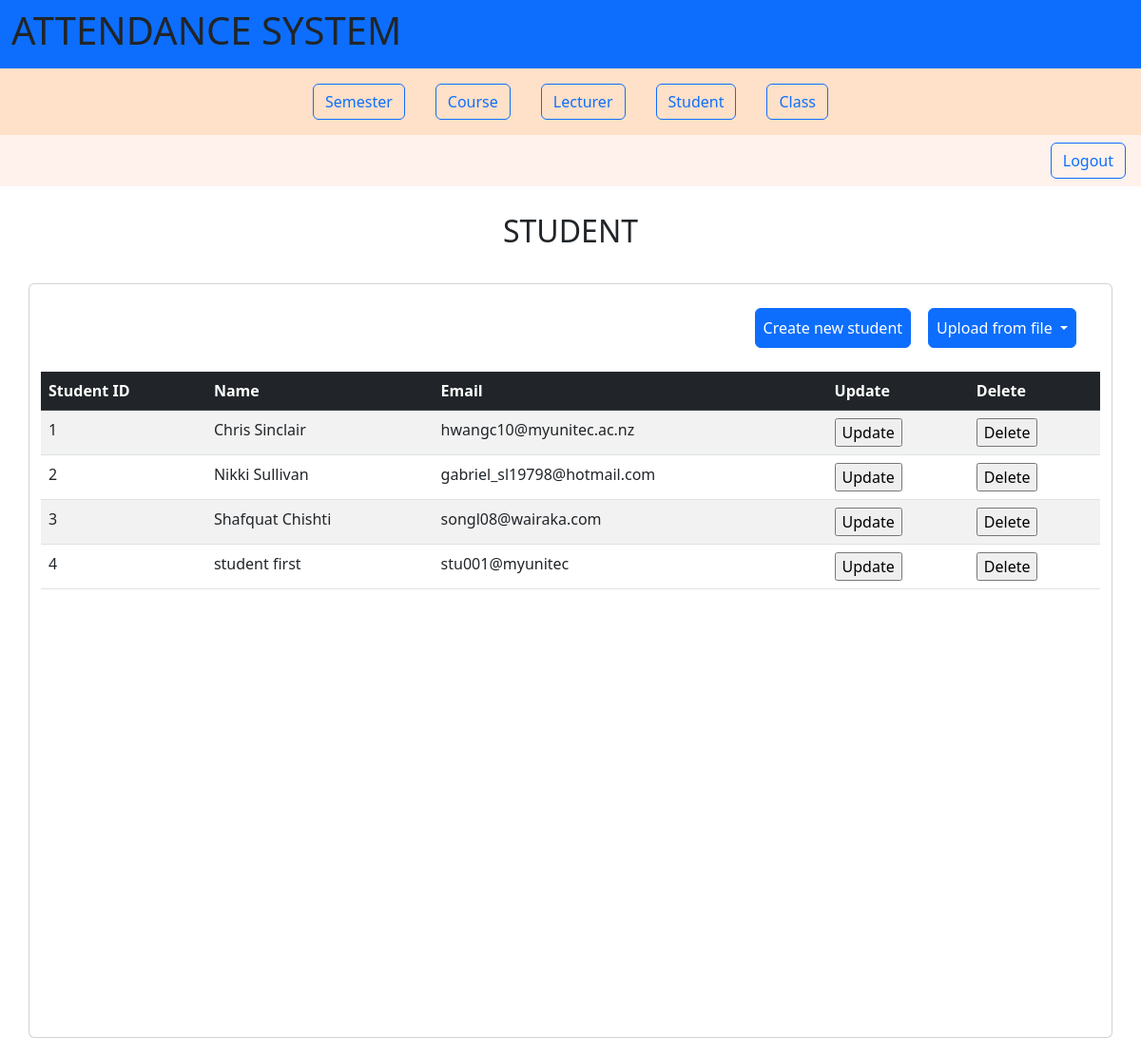
The app's page /student/ (signed in) with its own data.
### attendance/models.py (models this page shows, shortened)
class Student(models.Model):
    student_id = models.AutoField(primary_key=True)
    DDOB = models.DateField(blank=True, null=True)
    user = models.OneToOneField(User, on_delete=models.CASCADE, related_name='student_user')

### attendance/views.py (the view)
# urls.py: path('student/', studentList.as_view(), name='student_list'),
class studentList(ListView):
    model = Student
    template_name = 'student_list.html'

### attendance/templates/student_list.html (shortened to what this page needs)
{% extends "base.html" %}
{% block content %}
    {% if user.is_superuser %}
    <section class="mt-2 p-3 d-flex justify-content-center pb-4">
        <div class="col-0  m-1">
            <h2>STUDENT</h2>
        </div>
    </section>
    <div class="card container">
        <div class=" col-0 align-self-end m-3">
            <table><tr>
                <td><div>
                    <form action="{% url 'student_create' %}">
                        <input type="submit" value="Create new student" class="p-2 m-2 btn btn-primary dropdown-toggle">
                    </form>
                </div></td>
                <td>
                    <div class="col-md-12 d-flex justify-content-center">
						<div class="btn-group">
						  <button type="button" class="p-2 m-2 btn btn-primary dropdown-toggle" data-toggle="dropdown" aria-haspopup="true" aria-expanded="false">
						    Upload from file
						  </button>
						</div>
                    </div>
                </td>
            </tr></table>
        </div>
        <div class="table-responsive table-scroll" data-mdb-perfect-scrollbar="true" style="position: relative; height: 700px">
            <table class="table table-striped mb-0 card-body p-0">
                <thead class="table-dark  ">
                    <tr>
                        <th scope="col">Student ID</th>
                        <th scope="col">Name</th>
                        <th scope="col">Email</th>
                        <th scope="col">Update</th>
                        <th scope="col">Delete</th>
                    </tr>
                </thead>
                <tbody>
                    {% for student in object_list %}
                    <tr>
                        <td>
                            {{ student.student_id }}
                        </td>
                        <td>
                            {{ student.user.first_name }} {{ student.user.last_name }}
                        </td>
                        <td>
                            {{ student.user.email }}
                        </td>
                        <td>
                            <form action="{% url 'student_detail' student.student_id %}">
                                <input type="submit" value="Update">
                            </form>
                        </td>
                        <td>
                            <form action="{% url 'student_delete' student.student_id %}">
                                <input type="submit" value="Delete">
                            </form>
                        </td>
                    </tr>
                    {% endfor %}
                </tbody>
            </table>
        </div>
    </div>
    {% else %}
        <h1>You does not have authentication</h1>
    {% endif %}
{% endblock %}

### records on screen
Student: student_id "1", user.first_name "Chris", user.last_name "Sinclair", user.email "hwangc10@myunitec.ac.nz"
Student: student_id "2", user.first_name "Nikki", user.last_name "Sullivan", user.email "gabriel_sl19798@hotmail.com"
Student: student_id "3", user.first_name "Shafquat", user.last_name "Chishti", user.email "songl08@wairaka.com"
Student: student_id "4", user.first_name "student", user.last_name "first", user.email "stu001@myunitec"
